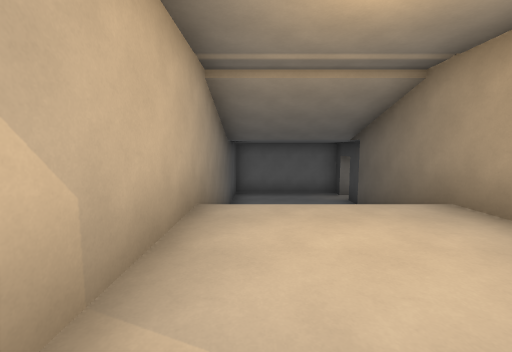
View 1 (above)

19 first-person views from a walk through a Godot game level. The camera is 1.5 m above the floor, tilts 6° down and sees 90° across. The floor is counted in squares, 2 m on a side. Each view is taken from the middle of a square. On the plan, view 1 faces up. The plan holds only what a view shows up to about 9 squares ahead; the rest is blank. The place goes on beyond the plan.

View 2
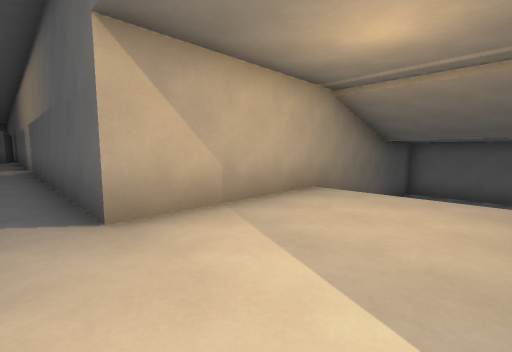

View 3
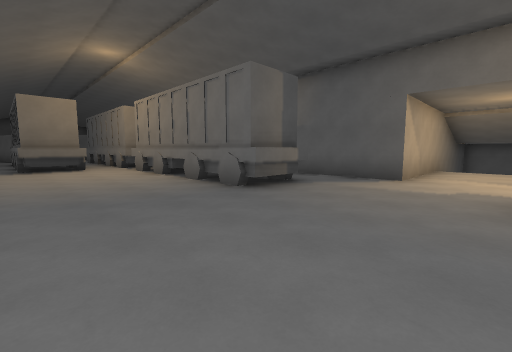

View 4
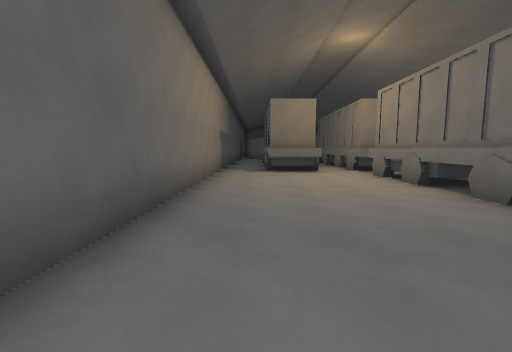

View 5
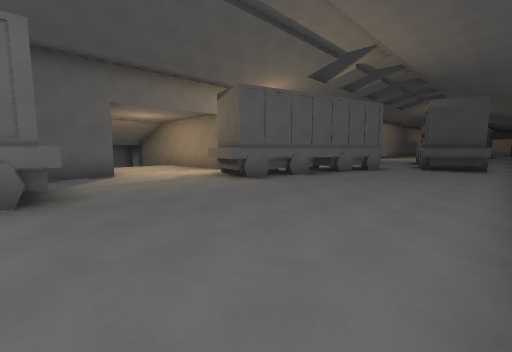

View 6
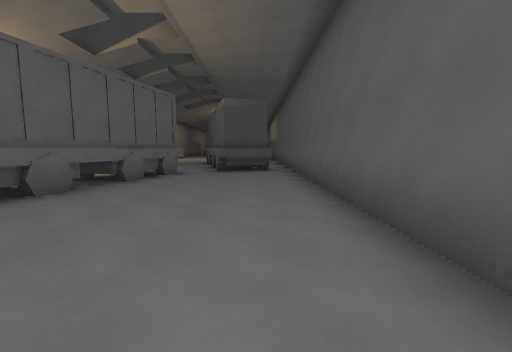

View 7
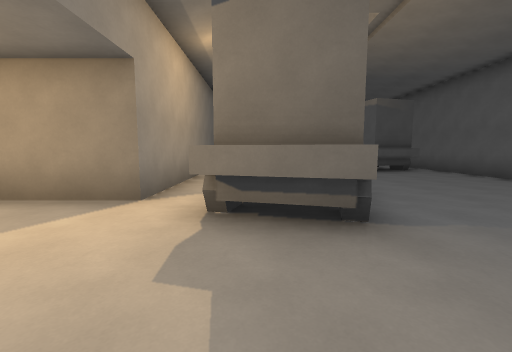

View 8
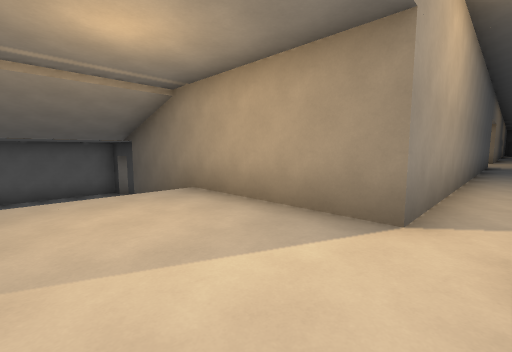

View 9
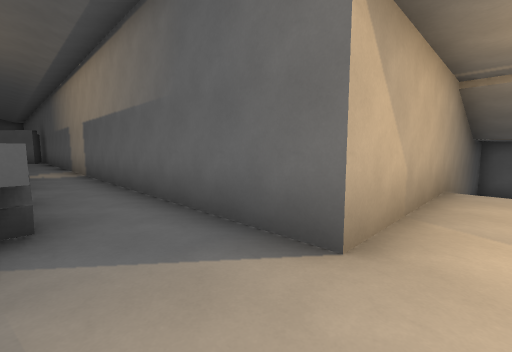

View 10
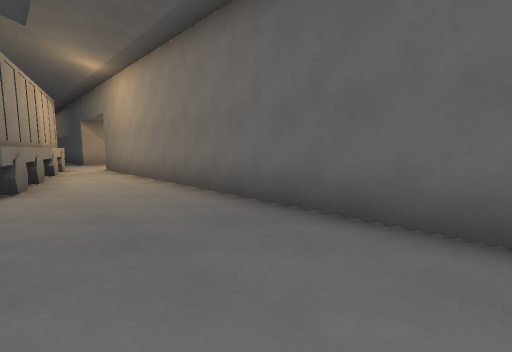

View 11
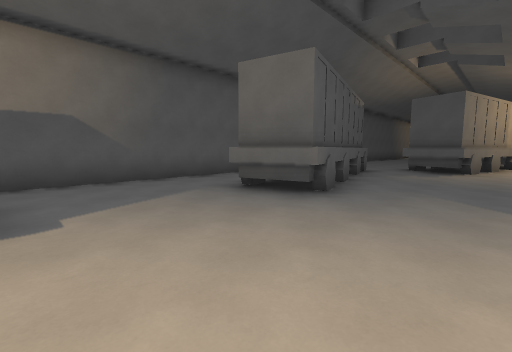

View 12
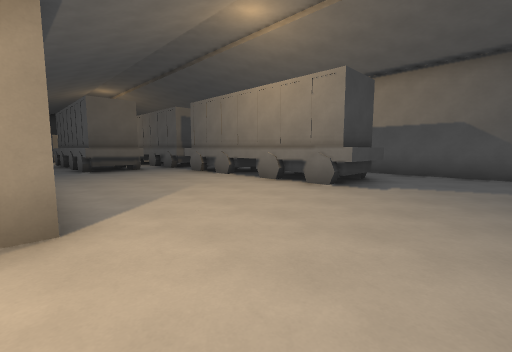

View 13
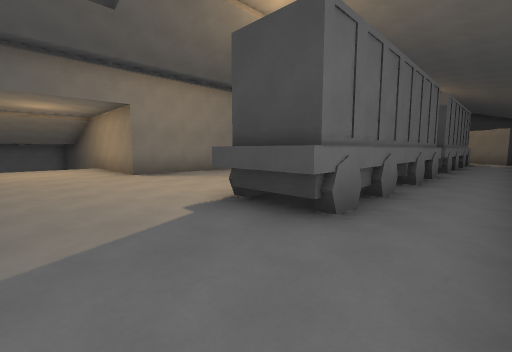

View 14
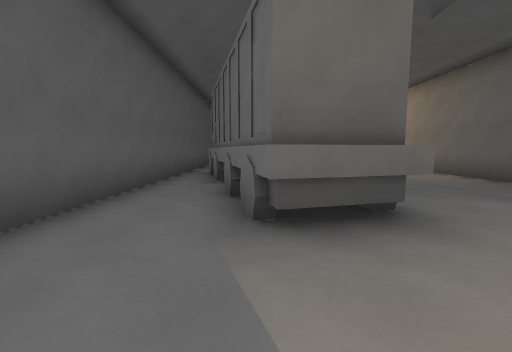

View 15
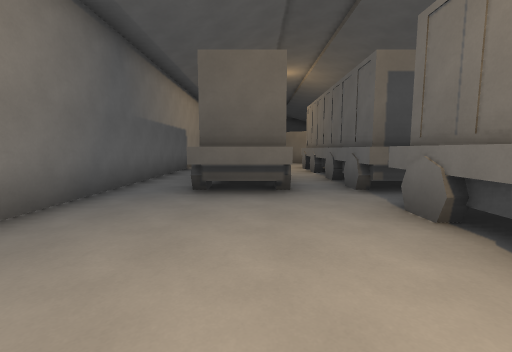

View 16
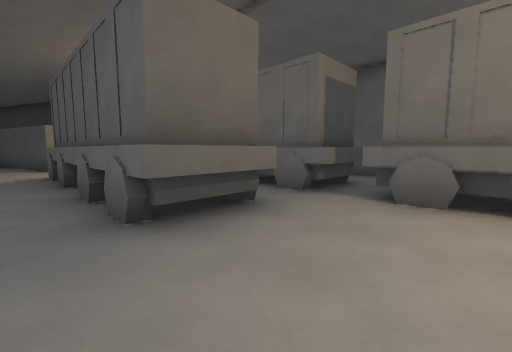

View 17
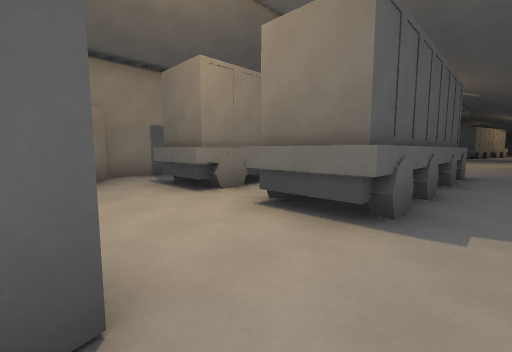

View 18
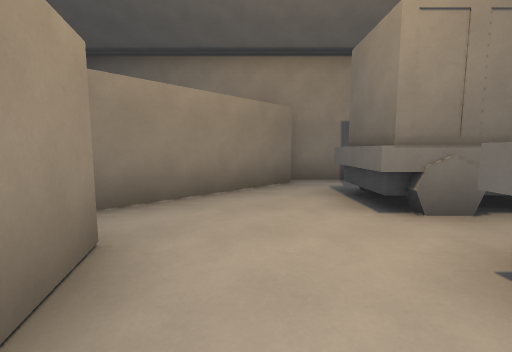

View 19
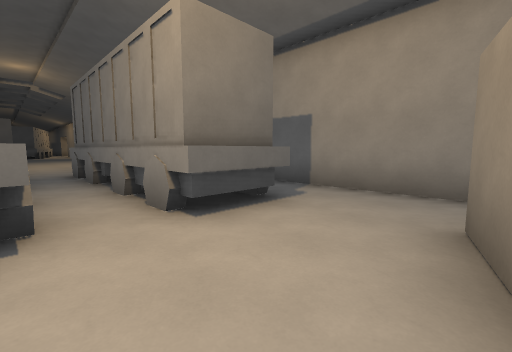

### Floor plan
Key: @ floor where view 1 was taken; # wall or solid block; . main floor; - floor 2 m lower than the main floor.
Columns run from 10 left of view 1 to 34 right of it. Each row starts with its distance up from view 1.
 11          ####
 10          #---
  9          #----
  8          #---#
  7          #   #
  6          #   #
  5          #   #
  4          #   #
  3          #...#           ..
  2          #...#           ...#
  1          #...#           ...#
  0 ##########@..########### ...###  ###########
 -1 ........................ ....................
 -2        #....###....................######..##
 -3 #.######....######.................######..##
 -4 ...............###..........................#
 -5 #...................####....######.######...#
 -6 #.................######....######.##   #..##
 -7 ..................###................   ..##
 -8 .....................................   ..#
 -9 #############################      #    ###

Positions as (right, up) in squares from view 1, and headings:
1: (0, 0), facing up
2: (2, -1), facing up-left
3: (1, -7), facing up-left
4: (-1, -7), facing left
5: (-3, -8), facing up-right
6: (-1, -7), facing right
7: (-1, -2), facing right
8: (0, -1), facing up-right
9: (0, -2), facing up-left
10: (13, -3), facing up-left
11: (17, -2), facing down-left
12: (15, 0), facing down-right
13: (15, -8), facing up-right
14: (16, -6), facing left
15: (20, -3), facing right
16: (22, -1), facing down-right
17: (33, -1), facing down-left
18: (32, -2), facing down
19: (33, -5), facing up-left
